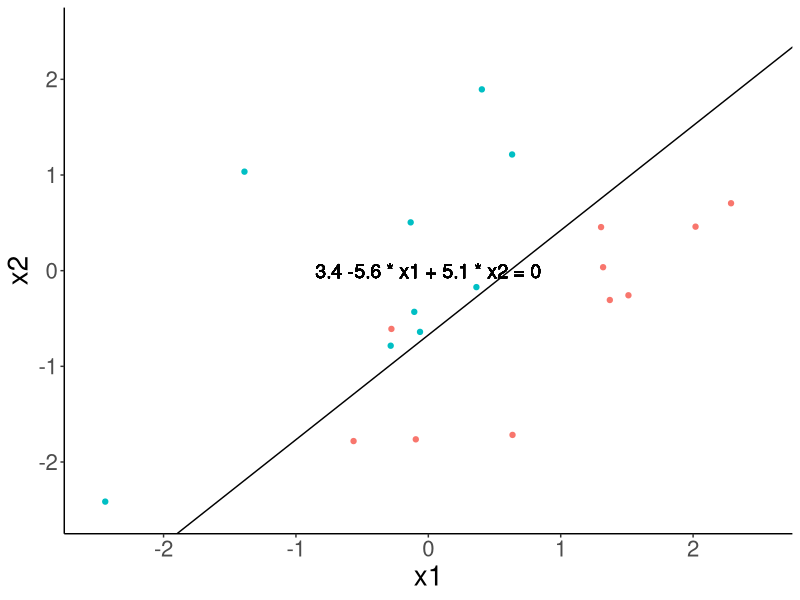

Generate this figure with R:
## ---- chunk 1

## ---- chunk 2
library(tidyverse)
## ---- chunk 3
set.seed(42)
## ---- chunk 4
n <- 20
x1 <- rnorm(n, 0, 1); x2 <- rnorm(n, 0, 1)
t <- 2 - 4 * x1 + 3 * x2
y <- rbinom(n, 1, 1 / (1 + exp(-t)))
glm_mod <- glm(y ~ x1 + x2, family = "binomial")
## ---- chunk 5
a <- -glm_mod$coef[1]/glm_mod$coef[3]
b <- -glm_mod$coef[2]/glm_mod$coef[3]
formula1 <- glue::glue("{format(glm_mod$coef[1], digits = 2)} {format(glm_mod$coef[2], digits = 2)} * x1 + {format(glm_mod$coef[3], digits = 2)} * x2 = 0")

tibble(x1 = x1, x2 = x2, y = factor(y)) %>%
  ggplot(aes(x1, x2, color = y)) +
  geom_point() +
  geom_abline(intercept =  a, slope = b) +
  xlim(c(-2.5, 2.5)) +
  ylim(c(-2.5, 2.5)) +
  guides(color = FALSE) +
  geom_text(x = 0, y = 0, label = formula1,
            parse = FALSE, color = "black", size = 5) +
  theme_classic() +
  theme(text = element_text(size = 20))
